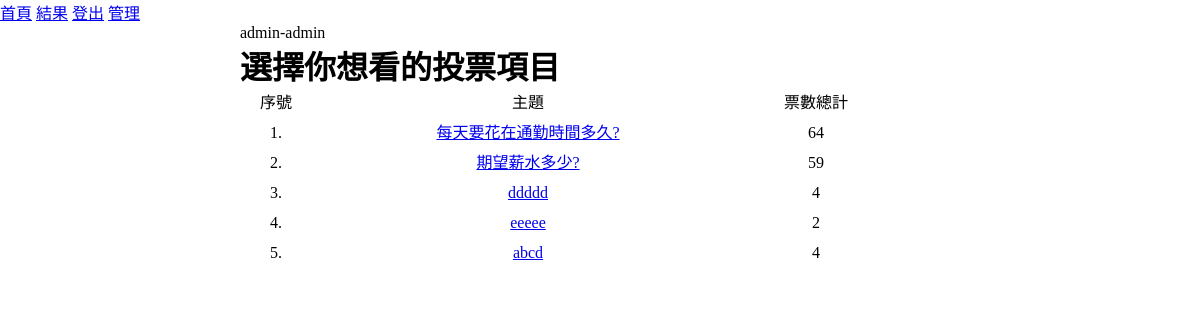
/index.php?do=result_list (signed in), run on the app's committed database.
### tables this page shows
CREATE TABLE `topics` (
  `id` int(10) UNSIGNED NOT NULL,
  `subject` text NOT NULL,
  `type` int(1) UNSIGNED NOT NULL,
  `login` tinyint(1) NOT NULL,
  `open_time` datetime NOT NULL,
  `close_time` datetime NOT NULL,
  `created_time` timestamp NOT NULL DEFAULT current_timestamp(),
  `updated_time` timestamp NOT NULL DEFAULT current_timestamp() ON UPDATE current_timestamp()
);

### front/result_list.php (the view)
<?php
$subjects = $pdo->query("SELECT `topics`.`id`,
                                `topics`.`subject`,
                                sum(`options`.`total`) as 總計
                        FROM `topics`,`options`
                        WHERE `topics`.`id`=`options`.`subject_id`
                        GROUP BY `topics`.`id`")->fetchAll(PDO::FETCH_ASSOC);
?>
<h1>選擇你想看的投票項目</h1>
<ul class="vote-result">
    <li class="vote-option-title">
        <div class="vote-item">序號</div>
        <div class="vote-item">主題</div>
        <div class="vote-item">票數總計</div>
    </li>
    <?php
    foreach ($subjects as $idx => $subject) {
    ?>
        <li class="vote-option">
            <div class="vote-item"><?= $idx + 1 ?>. </div>
            <div class="vote-item">
                <a href="index.php?do=result&id=<?= $subject['id'] ?>">
                    <?= $subject['subject'] ?>
                </a>
            </div>
            <div class="vote-item"><?= $subject['總計'] ?></div>
        </li>
    <?php
    }
    ?>
</ul>

### css/style.css (style rules this page uses)
* { box-sizing: border-box; margin: 0; padding: 0; }
.topic-list, .vote-result, .vote-list { list-style-type: none; }
.list-row, .vote-option, .vote-option-title, .vote-subject, .vote-subject-title { display: flex; width: 100%; }
.vote-option { align-items: center; }
.vote-item { padding: 5px; line-height: 20px; }
.vote-item:nth-child(1) { width: 10%; text-align: center; }
.vote-item:nth-child(2) { width: 60%; text-align: center; }
.vote-item:nth-child(3) { width: 20%; text-align: center; }
.vote-option-title .vote-item { text-align: center; }

### data on the page
topics: subject "每天要花在通勤時間多久?", 總計 "64"
topics: subject "期望薪水多少?", 總計 "59"
topics: subject "ddddd", 總計 "4"
topics: subject "eeeee", 總計 "2"
topics: subject "abcd", 總計 "4"

### other printed values
$_SESSION['login'] "admin"
$_SESSION['pr'] "admin"
